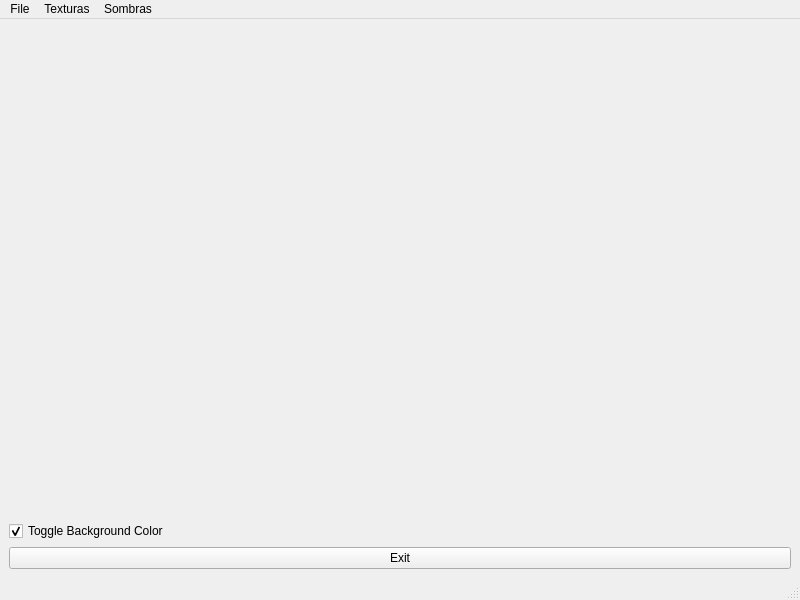
<?xml version="1.0" encoding="UTF-8"?>
<ui version="4.0">
 <class>MainWindow</class>
 <widget class="QMainWindow" name="MainWindow">
  <property name="enabled">
   <bool>true</bool>
  </property>
  <property name="geometry">
   <rect>
    <x>0</x>
    <y>0</y>
    <width>800</width>
    <height>600</height>
   </rect>
  </property>
  <property name="focusPolicy">
   <enum>Qt::StrongFocus</enum>
  </property>
  <property name="windowTitle">
   <string>MainWindow</string>
  </property>
  <widget class="QWidget" name="centralwidget">
   <layout class="QVBoxLayout" name="verticalLayout">
    <item>
     <widget class="GLWidget" name="widget" native="true">
      <property name="sizePolicy">
       <sizepolicy hsizetype="Preferred" vsizetype="Preferred">
        <horstretch>0</horstretch>
        <verstretch>0</verstretch>
       </sizepolicy>
      </property>
     </widget>
    </item>
    <item>
     <widget class="QCheckBox" name="checkBox">
      <property name="text">
       <string>Toggle Background Color</string>
      </property>
      <property name="checked">
       <bool>true</bool>
      </property>
     </widget>
    </item>
    <item>
     <widget class="QPushButton" name="pushButton">
      <property name="sizePolicy">
       <sizepolicy hsizetype="Minimum" vsizetype="Fixed">
        <horstretch>0</horstretch>
        <verstretch>0</verstretch>
       </sizepolicy>
      </property>
      <property name="text">
       <string>Exit</string>
      </property>
     </widget>
    </item>
   </layout>
  </widget>
  <widget class="QMenuBar" name="menubar">
   <property name="geometry">
    <rect>
     <x>0</x>
     <y>0</y>
     <width>800</width>
     <height>22</height>
    </rect>
   </property>
   <widget class="QMenu" name="menuFile">
    <property name="title">
     <string>File</string>
    </property>
    <addaction name="actionOpen"/>
   </widget>
   <widget class="QMenu" name="menuTexturas">
    <property name="title">
     <string>Texturas</string>
    </property>
    <addaction name="actionPadr_o"/>
   </widget>
   <widget class="QMenu" name="menuSombras">
    <property name="title">
     <string>Sombras</string>
    </property>
    <addaction name="actionGouraud"/>
    <addaction name="actionPhong"/>
    <addaction name="actionPhong_Textura"/>
    <addaction name="actionTextura_Normal"/>
   </widget>
   <addaction name="menuFile"/>
   <addaction name="menuTexturas"/>
   <addaction name="menuSombras"/>
  </widget>
  <widget class="QStatusBar" name="statusbar"/>
  <action name="actionOpen">
   <property name="text">
    <string>Open</string>
   </property>
  </action>
  <action name="actionPadr_o">
   <property name="text">
    <string>Padrao</string>
   </property>
  </action>
  <action name="actionGouraud">
   <property name="text">
    <string>Gouraud</string>
   </property>
  </action>
  <action name="actionPhong">
   <property name="text">
    <string>Phong</string>
   </property>
  </action>
  <action name="actionPhong_Textura">
   <property name="text">
    <string>Phong + Textura</string>
   </property>
  </action>
  <action name="actionTextura_Normal">
   <property name="text">
    <string>Textura Normal</string>
   </property>
  </action>
 </widget>
 <customwidgets>
  <customwidget>
   <class>GLWidget</class>
   <extends>QWidget</extends>
   <header>glwidget.h</header>
   <container>1</container>
   <slots>
    <slot>toggleBackgroundColor(bool)</slot>
    <slot>showFileOpenDialog()</slot>
    <slot>Gouraud()</slot>
    <slot>Phong()</slot>
    <slot>PhongTexture()</slot>
    <slot>normalTexture()</slot>
    <slot>textureDefault()</slot>
   </slots>
  </customwidget>
 </customwidgets>
 <resources/>
 <connections>
  <connection>
   <sender>pushButton</sender>
   <signal>clicked(bool)</signal>
   <receiver>MainWindow</receiver>
   <slot>close()</slot>
   <hints>
    <hint type="sourcelabel">
     <x>408</x>
     <y>568</y>
    </hint>
    <hint type="destinationlabel">
     <x>399</x>
     <y>299</y>
    </hint>
   </hints>
  </connection>
  <connection>
   <sender>checkBox</sender>
   <signal>toggled(bool)</signal>
   <receiver>widget</receiver>
   <slot>toggleBackgroundColor(bool)</slot>
   <hints>
    <hint type="sourcelabel">
     <x>408</x>
     <y>537</y>
    </hint>
    <hint type="destinationlabel">
     <x>17</x>
     <y>473</y>
    </hint>
   </hints>
  </connection>
  <connection>
   <sender>actionOpen</sender>
   <signal>triggered()</signal>
   <receiver>widget</receiver>
   <slot>showFileOpenDialog()</slot>
   <hints>
    <hint type="sourcelabel">
     <x>-1</x>
     <y>-1</y>
    </hint>
    <hint type="destinationlabel">
     <x>117</x>
     <y>55</y>
    </hint>
   </hints>
  </connection>
  <connection>
   <sender>actionGouraud</sender>
   <signal>triggered()</signal>
   <receiver>widget</receiver>
   <slot>Gouraud()</slot>
   <hints>
    <hint type="sourcelabel">
     <x>-1</x>
     <y>-1</y>
    </hint>
    <hint type="destinationlabel">
     <x>399</x>
     <y>269</y>
    </hint>
   </hints>
  </connection>
  <connection>
   <sender>actionPhong</sender>
   <signal>triggered()</signal>
   <receiver>widget</receiver>
   <slot>Phong()</slot>
   <hints>
    <hint type="sourcelabel">
     <x>-1</x>
     <y>-1</y>
    </hint>
    <hint type="destinationlabel">
     <x>399</x>
     <y>269</y>
    </hint>
   </hints>
  </connection>
  <connection>
   <sender>actionPhong_Textura</sender>
   <signal>triggered()</signal>
   <receiver>widget</receiver>
   <slot>PhongTexture()</slot>
   <hints>
    <hint type="sourcelabel">
     <x>-1</x>
     <y>-1</y>
    </hint>
    <hint type="destinationlabel">
     <x>399</x>
     <y>269</y>
    </hint>
   </hints>
  </connection>
  <connection>
   <sender>actionTextura_Normal</sender>
   <signal>triggered()</signal>
   <receiver>widget</receiver>
   <slot>normalTexture()</slot>
   <hints>
    <hint type="sourcelabel">
     <x>-1</x>
     <y>-1</y>
    </hint>
    <hint type="destinationlabel">
     <x>399</x>
     <y>269</y>
    </hint>
   </hints>
  </connection>
  <connection>
   <sender>actionPadr_o</sender>
   <signal>triggered()</signal>
   <receiver>widget</receiver>
   <slot>textureDefault()</slot>
   <hints>
    <hint type="sourcelabel">
     <x>-1</x>
     <y>-1</y>
    </hint>
    <hint type="destinationlabel">
     <x>399</x>
     <y>269</y>
    </hint>
   </hints>
  </connection>
 </connections>
</ui>
